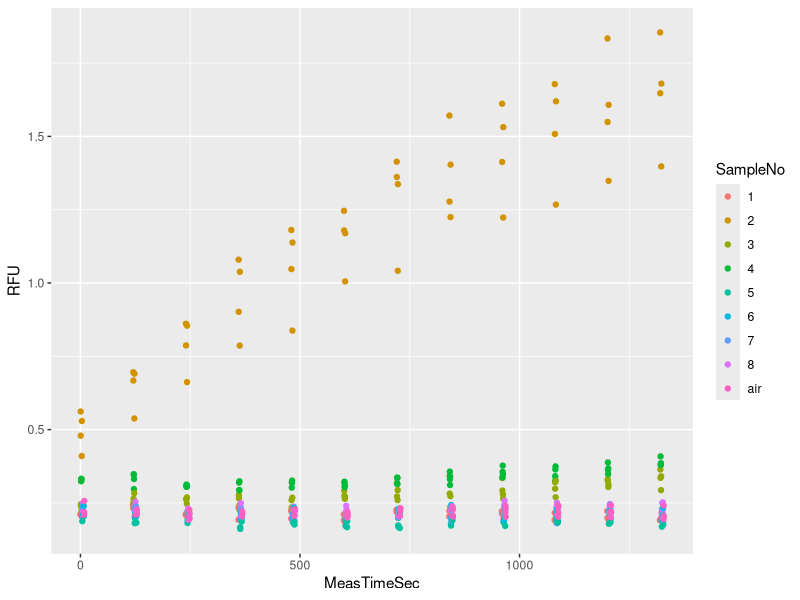
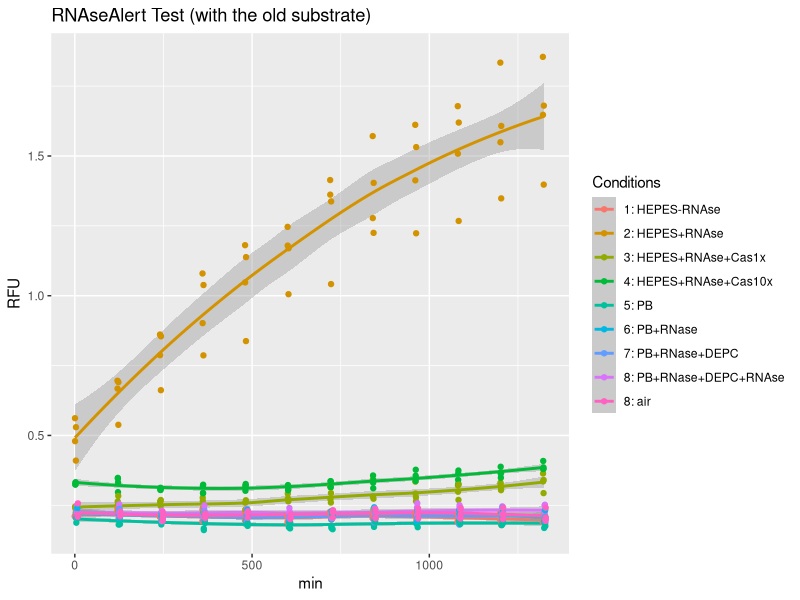

R code for these plots, in order:
## ---- chunk 1
knitr::opts_chunk$set(echo = TRUE)
## ---- chunk 2
#library("plyr")
library("dplyr")
#library("tidyr")
library("ggplot2")
## ---- chunk 3
## read in raw data
raw <- read.delim("data/200330_BuffersNewKit_test2.txt",stringsAsFactors = FALSE)
colnames(raw)
str(raw)
head(raw)
#' remove column
raw <- raw[,1:10]
#' change names
colnames(raw)[7]
colnames(raw)[7] <- "MeasTimeSec"

#' parse 'Sample' to obtain sample number 'SampleNo'
raw$Sample[1]
substr(raw$Sample,1,regexpr(' ', raw$Sample)-1) 
raw$SampleNo <- substr(raw$Sample,1,regexpr(' ', raw$Sample)-1)

#' in the same way extract replicate number - 'RepNo'
substr(raw$Sample,regexpr(' ', raw$Sample)+1, regexpr('/', raw$Sample)-1) 
raw$RepNo <- substr(raw$Sample,regexpr(' ', raw$Sample)+1, regexpr('/', raw$Sample)-1)

#' remove white space from 'Well' sting
substr(raw$Well, 1, regexpr('$', raw$Well)) 
raw$Well<- substr(raw$Well, 1, regexpr('$', raw$Well))
head(raw) 
str(raw)
## ---- chunk 4
## show cleaned data with selected columns
#' Well, Sample, SampleNo, RepNo, MeasTimeSec, RFU
df <- raw[,c(3,6,11,12,7,8)] 
head(df) 
str(df)
## ---- chunk 5
#' all the data
#plot(x=raw$MeasTimeSec,y=raw$RFU)

#' colour labeled samples
ggplot(data = df) +
  aes(x = MeasTimeSec, y=RFU) +
  geom_point(aes(color=SampleNo))
## ---- chunk 6
# ## Use summary statistics (mean) to find and remove obvious  outlier in  sample 3
# #' means of all replicates of sample 3 
# dfstat <- df %>% filter(SampleNo==1) %>% group_by(SampleNo,RepNo) %>% summarise(mean=mean(RFU))
# dfstat
# #' Data that should be removed
# filter(df,SampleNo == 3 & RepNo == 3)
# #' I could not invert the filter though
# #' But it is the same as leaving out all the measurement from the well E01
# dfs <- filter(df, Well != "E06")
# #' all the measurements
# length(rownames(df))
# #'after 12 datapoints were removed
# length(rownames(dfs))

## LOESS regression
p <- ggplot(data = df) +
  aes(x = MeasTimeSec, y=RFU) +
  geom_smooth(aes(color=SampleNo)) +
  geom_point(aes(colour=SampleNo))

  p + labs(title = "RNAseAlert Test (with the old substrate)", x = "min",   y = "RFU", color = "Legend Title\n") +
  #coord_cartesian(ylim = c(0,2)) +
  scale_colour_discrete(name="Conditions",
                      breaks=c(1,2,3,4,5,6,7,8,"air"),
                      labels=c("1: HEPES-RNAse",
                               "2: HEPES+RNAse",
                               "3: HEPES+RNAse+Cas1x",
                               "4: HEPES+RNAse+Cas10x",
                               "5: PB",
                               "6: PB+RNase",
                               "7: PB+RNase+DEPC",
                               "8: PB+RNase+DEPC+RNAse",
                               "8: air"))
